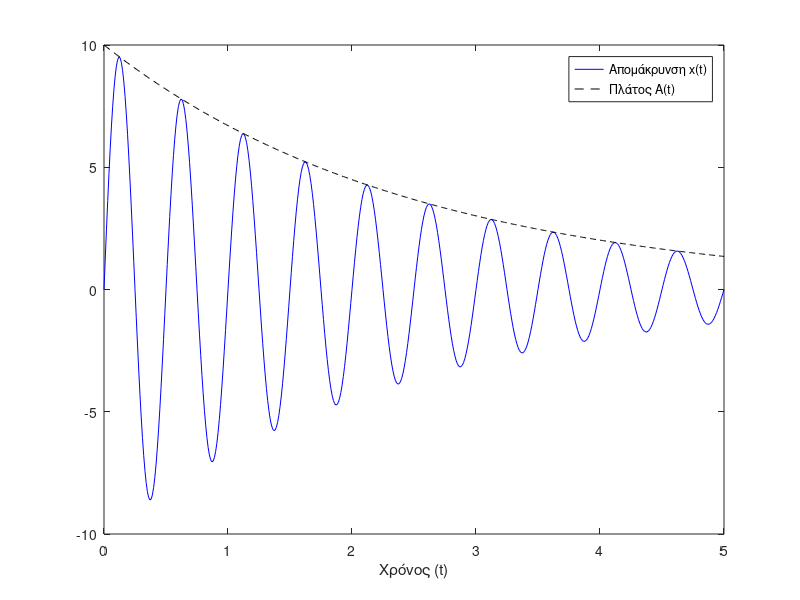

The MATLAB source for this figure:
A0 = 10; 
f = 2; 
L = 0.4;
t = 0:0.01:5;
A = A0 * exp(-L * t);
x = A .* sin(2 * pi * f * t);
figure;
plot(t, x, 'b-', 'DisplayName', 'Απομάκρυνση x(t)'); 
hold on;
plot(t, A, 'k--', 'DisplayName', 'Πλάτος A(t)'); 
hold off;
xlabel('Χρόνος (t)');
ylim([-10, 10]);
legend('show');
